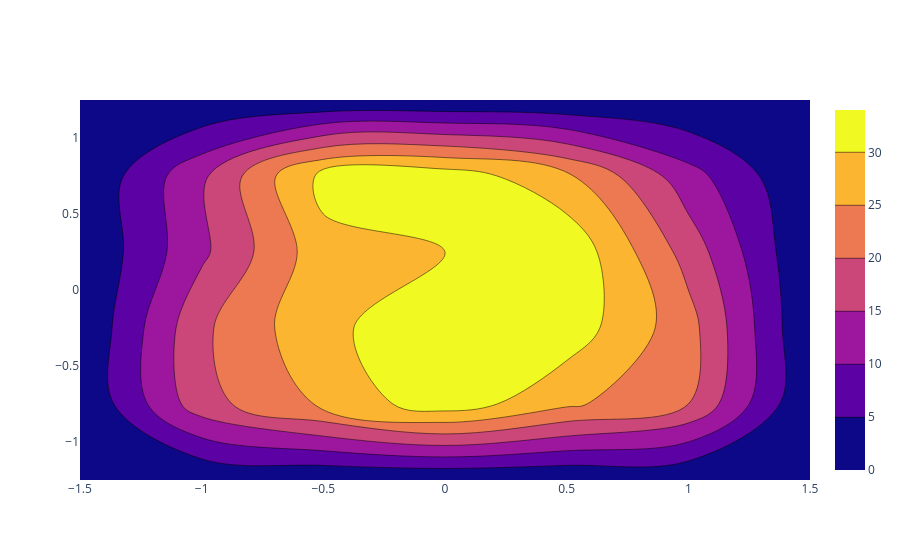

The notebook cell this image was saved under:
### Markdown cell above
2D Histograms with Graph Objects
To build this kind of figure with graph objects without using Plotly Express, we can use the go.Histogram2d class.

Basic 2D Histogram Contour

### Code cell
import plotly.graph_objects as go

import numpy as np
np.random.seed(1)

x = np.random.uniform(-1, 1, size=500)
y = np.random.uniform(-1, 1, size=500)

fig = go.Figure(go.Histogram2dContour(
        x = x,
        y = y
))

fig.show()

### Figure 1 — Plotly figure (JSON) as saved in the notebook; plotly's stock layout.template omitted (floating-point values rounded to 4 significant figures; data arrays with more than 128 entries replaced by an {"elided": "..."} marker saying what was removed)
{"data": [{"type": "histogram2dcontour", "x": {"elided": "500 float values"}, "y": {"elided": "500 float values"}}], "layout": {}}
